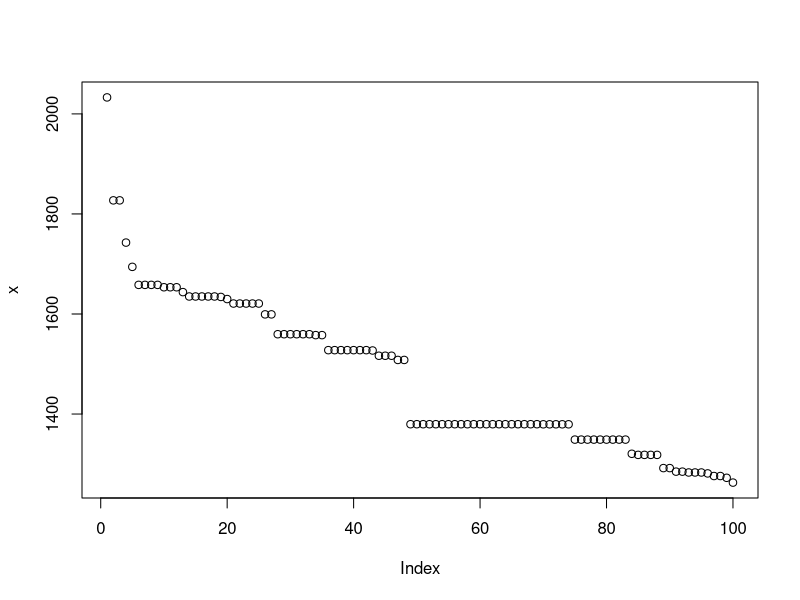
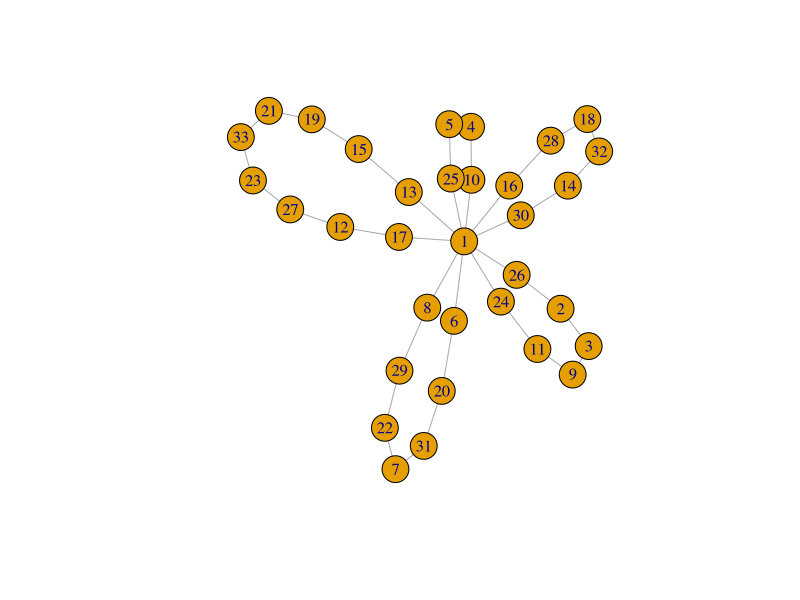

R code for these plots, in order:
library(readxl)
library(igraph)
Datos_Ruteo <- read_excel("Datos Ruteo.xlsx")

n <- 32 #numero de ciudades
dep <- 1 #número de depositos
dj <- Datos_Ruteo$`Demanda (uds.)`[-1] #demandas
Q <- 100 # Capacidad de un vehiculo
tampo <- 20
m <- 4
gen <- 100
iter <- gen*tampo
tc <- 0.8
tm <- 0.2

distancias <- matrix(0,nrow = (n+dep),ncol = (n+dep),byrow = T)
for (i in 1:(n+dep)) {
  for (j in 1:(n+dep)) {
    a <- Datos_Ruteo$x[j]-Datos_Ruteo$x[i]
    b <- Datos_Ruteo$y[j]-Datos_Ruteo$y[i]
    distancias[i,j] <- sqrt((a^2)+(b^2))  
  }
}


rut <- function(x){
  bodega <- Q
  ruta <- c(0)
  for (i in 1:n) {
    if (bodega>= dj[x[i]]) {
      ruta <- c(ruta,x[i])
      bodega <- bodega-dj[x[i]]
    } else{
      ruta <- c(ruta,0,x[i])
      bodega <- Q-dj[x[i]]
    }
  }
  ruta <- c(ruta,0)
  ruta <- ruta+1
  return(ruta)
}
f.o <- function(x){
  ruta <- rut(x)
  distan1 <- 0
  for (i in 1:(length(ruta)-1)) {
    distan1[i] <- distancias[ruta[i],ruta[(i+1)]]  
  }
  EV <- sum(distan1)
  return(EV)
}
poblacion = matrix(0, nrow = tampo, ncol = n)
for (i in 1:tampo) {
  poblacion[i,] <- sample(1:n, n, replace = F)
}
EV = apply(poblacion, 1, f.o)
selector <- function(){
  muestra = sample(1:tampo, m)
  
  EV[muestra]
  
  mejor <- which.min(EV[muestra])
  
  posi <- muestra[mejor]
  
  return(poblacion[posi,])
}
cruzamiento=function(pa,ma){
  corte1 <- sample(1:(n-1),1)
  excluir <- c(corte1-1,corte1,corte1+1)
  conj <- setdiff(1:(n-1),excluir)
  corte2 <- sample(conj,1)
  pc <- c(corte1,corte2)
  
  extr_iz1 <- pa[1:min(pc)]
  extr_dere1 <- pa[-(1:max(pc))]
  vector_temp1 <- c(extr_iz1,extr_dere1)
  
  cont <- 0
  for(i in 1:n){
    cont[i] <- sum(ma[i]==vector_temp1)
    pos1 <- which(cont==0)
    extr_cent1 <- c(ma[pos1])
  }
  
  hijo1 <- c(extr_iz1,extr_cent1,extr_dere1)
  
  extr_iz2 <- ma[1:min(pc)]
  extr_dere2 <- ma[-(1:max(pc))]
  vector_temp2 <- c(extr_iz2,extr_dere2)
  
  cont <- 0
  for(i in 1:n){
    cont[i] <- sum(pa[i]==vector_temp2)
    pos2 <- which(cont==0)
    extr_cent2 <- c(pa[pos2])  
    
    
  }
  hijo2 <- c(extr_iz2,extr_cent2,extr_dere2)
  if(runif(1)<0.5){
    hijo_select <- hijo1
  }else{
    hijo_select <- hijo2
  }
  
  return(hijo_select)
}
mutacion <- function(hijo){
  cambio <- sample(1:n,2,replace = F)
  provi <- hijo[cambio[1]]
  hijo[cambio[1]] <- hijo[cambio[2]]
  hijo[cambio[2]] <- provi
  return(hijo)
}

t <- proc.time()
x <- 0
for (i in 1:iter) {
  pa <- selector()
  ma <- selector()
  
  if(runif(1)<=tc){
    hijo_select <- cruzamiento(pa,ma)
  }else{
    hijo_1 <- pa
    hijo_2 <- ma
    if (runif(1)<=0.5) {
      hijo_select <- hijo_1
    }else{
      hijo_select <- hijo_2
    }
  }
  
  
  #Mutacion
  if(runif(1)<=tm){
    hijo_mutado <- mutacion(hijo_select)
  }else{
    hijo_mutado <- hijo_select
  }
  
  #Ingreso del hijo a la población
  existe = 0
  total=matrix(0,nrow = tampo,ncol = n)
  for (k in 1:tampo) {
    total[k,]=abs(hijo_mutado-poblacion[k,])
    if(sum(total[k,])==0){
      existe=1
      break
    }
  }
  
  if(existe==0 & f.o(hijo_mutado)<max(EV)){
    pos_reem <- which.max(EV)
    poblacion[pos_reem,]=hijo_mutado
    EV[pos_reem]=f.o(hijo_mutado)
  }
  
  if(i%%tampo==0){
    x[i/tampo] <- min(EV)
  }
}
proc.time() - t
EV
poblacion
dis_incumbente <- min(EV)
ruta <- rut(poblacion[which.min(EV),])
plot(x)

enlaces <- matrix(NA, ncol = 2, nrow = length(ruta) - 1)
for (i in 1:(length(ruta) - 1)) {
  enlaces[i, ] <- c(ruta[i], ruta[i + 1])
}

red <- graph_from_edgelist(enlaces, directed = FALSE)
plot(red)
